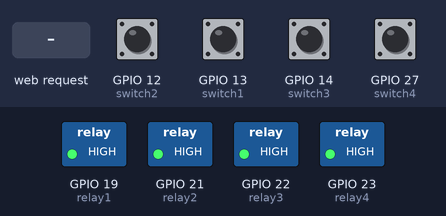
Recording of a sketch running on a simulated ESP32. On the bench: switched loads named in the sketch (green lamp = pin HIGH). The inputs (shaded band) are chosen by the test bench; at power-on: GPIO 12 (switch2), GPIO 13 (switch1), GPIO 14 (switch3), GPIO 27 (switch4) HIGH. WiFi joins after 1.5 s; servers stay silent unless stated; nothing arrives over Bluetooth unless stated; what the sketch prints to the serial monitor is not drawn.

Above: at 3.2 s.
3.3 s: GPIO 12 (switch2) pulled LOW for 0.15 s
At 3.42 s:
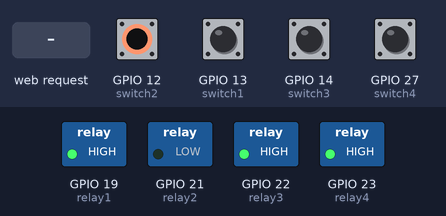
5.0 s: GPIO 13 (switch1) pulled LOW for 0.15 s
At 5.12 s:
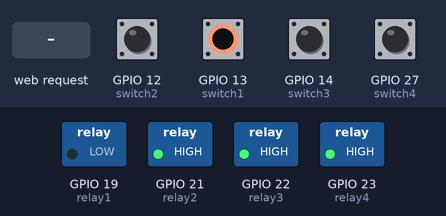
6.7 s: GPIO 14 (switch3) pulled LOW for 0.15 s
At 6.82 s:
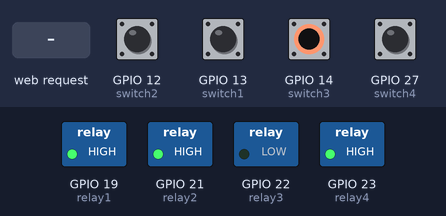
8.4 s: GPIO 27 (switch4) pulled LOW for 0.15 s
At 8.52 s:
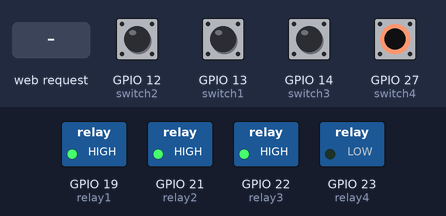
10.1 s: HTTP request GET /relay1/on received
At 10.6 s:
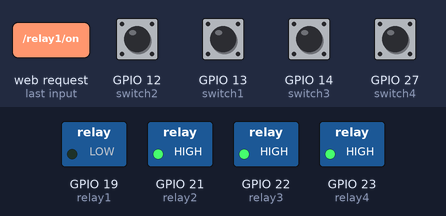
11.6 s: HTTP request GET /relay2/on received
At 13.0 s:
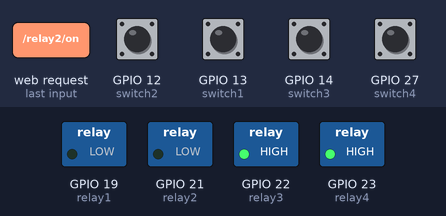
Timing chart, 0 to 14.1 s (numbered marks = the images above; inputs shaded):
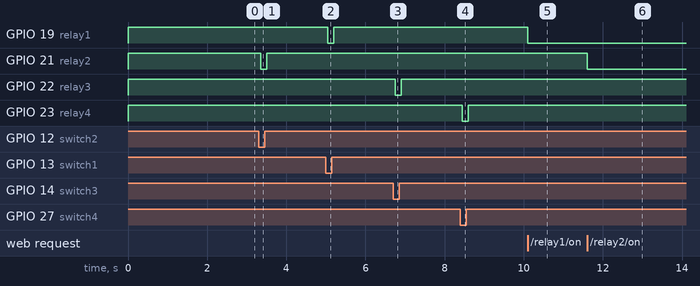

The sketch:

home.ino
```cpp
#include <WiFi.h>
#include <WebServer.h>
#include <BluetoothSerial.h>
#include <ESPmDNS.h>
#include <Bounce2.h>  // Bounce2 library

// Replace with your network credentials
const char* ssid = "Host";
const char* password = "12345678";

// Create WebServer object on port 80
WebServer server(80);

// Create Bluetooth Serial object
BluetoothSerial SerialBT;

// Relay pin definitions
const int relay1 = 19;
const int relay2 = 21;
const int relay3 = 22;
const int relay4 = 23;

// Manual switch pin definitions
const int switch1 = 13;
const int switch2 = 12;
const int switch3 = 14;
const int switch4 = 27;

// Relay states
bool relay1State = HIGH;
bool relay2State = HIGH;
bool relay3State = HIGH;
bool relay4State = HIGH;

// Create Bounce objects for debouncing
Bounce bounce1 = Bounce();
Bounce bounce2 = Bounce();
Bounce bounce3 = Bounce();
Bounce bounce4 = Bounce();

void setup() {
  // Initialize serial communication
  Serial.begin(115200);

  // Initialize Bluetooth Serial
  SerialBT.begin("ESP32_Smart_Switch");

  // Set relay pins as outputs
  pinMode(relay1, OUTPUT);
  pinMode(relay2, OUTPUT);
  pinMode(relay3, OUTPUT);
  pinMode(relay4, OUTPUT);

  // Set manual switch pins as inputs with pull-up resistors
  pinMode(switch1, INPUT_PULLUP);
  pinMode(switch2, INPUT_PULLUP);
  pinMode(switch3, INPUT_PULLUP);
  pinMode(switch4, INPUT_PULLUP);

  // Attach the switches to the Bounce objects
  bounce1.attach(switch1);
  bounce2.attach(switch2);
  bounce3.attach(switch3);
  bounce4.attach(switch4);

  // Set the debounce interval (in milliseconds)
  bounce1.interval(50); // Adjusted debounce interval
  bounce2.interval(50);
  bounce3.interval(50);
  bounce4.interval(50);

  // Initialize relays to off state (HIGH)
  digitalWrite(relay1, relay1State);
  digitalWrite(relay2, relay2State);
  digitalWrite(relay3, relay3State);
  digitalWrite(relay4, relay4State);

  // Connect to Wi-Fi
  WiFi.begin(ssid, password);
  while (WiFi.status() != WL_CONNECTED) {
    delay(1000);
    Serial.println("Connecting to WiFi...");
  }
  Serial.println("Connected to WiFi");
  Serial.print("IP Address: ");
  Serial.println(WiFi.localIP());

  // Setup mDNS
  if (!MDNS.begin("smart-m1")) { // Change "smart-m1" to your desired domain name
    Serial.println("Error setting up mDNS responder!");
  } else {
    Serial.println("mDNS responder started");
    Serial.print("Access the device at http://smart-m1.local");
  }

  // Define routes for web server
  server.on("/", handleRoot);
  server.on("/relay_states", handleRelayStates); // Route to get relay states
  server.on("/relay1/on", []() { setRelayState(1, LOW); });
  server.on("/relay1/off", []() { setRelayState(1, HIGH); });
  server.on("/relay2/on", []() { setRelayState(2, LOW); });
  server.on("/relay2/off", []() { setRelayState(2, HIGH); });
  server.on("/relay3/on", []() { setRelayState(3, LOW); });
  server.on("/relay3/off", []() { setRelayState(3, HIGH); });
  server.on("/relay4/on", []() { setRelayState(4, LOW); });
  server.on("/relay4/off", []() { setRelayState(4, HIGH); });

  // Start the server
  server.begin();
  Serial.println("Web server started");
}

void loop() {
  server.handleClient();

  // Update Bounce instances
  bounce1.update();
  bounce2.update();
  bounce3.update();
  bounce4.update();

  // Check manual switches and update relay states
  if (bounce1.fell()) {
    setRelayState(1, LOW);
  }
  if (bounce1.rose()) {
    setRelayState(1, HIGH);
  }
  if (bounce2.fell()) {
    setRelayState(2, LOW);
  }
  if (bounce2.rose()) {
    setRelayState(2, HIGH);
  }
  if (bounce3.fell()) {
    setRelayState(3, LOW);
  }
  if (bounce3.rose()) {
    setRelayState(3, HIGH);
  }
  if (bounce4.fell()) {
    setRelayState(4, LOW);
  }
  if (bounce4.rose()) {
    setRelayState(4, HIGH);
  }
}

// Helper function to set relay state and respond to web requests
void setRelayState(int relayNum, bool state) {
  bool* relayState;
  int relayPin;

  switch (relayNum) {
    case 1:
      relayState = &relay1State;
      relayPin = relay1;
      break;
    case 2:
      relayState = &relay2State;
      relayPin = relay2;
      break;
    case 3:
      relayState = &relay3State;
      relayPin = relay3;
      break;
    case 4:
      relayState = &relay4State;
      relayPin = relay4;
      break;
    default:
      return; // Invalid relay number
  }

  *relayState = state;
  digitalWrite(relayPin, *relayState);

  String response = String("Relay ") + relayNum + (state == LOW ? " ON" : " OFF");
  server.send(200, "text/plain", response);
}

void handleRoot() {
  String html = "<html><head>"
                "<style>"
                "body { font-family: Arial, sans-serif; background-color: #f0f0f0; text-align: center; }"
                "h1 { color: #333; }"
                "button { margin: 10px; padding: 15px 30px; font-size: 16px; border: none; border-radius: 5px; cursor: pointer; }"
                ".on { background-color: #4CAF50; color: white; transition: background-color 0.3s; }"
                ".off { background-color: #f44336; color: white; transition: background-color 0.3s; }"
                "button:hover { opacity: 0.8; }"
                "</style>"
                "<script>"
                "function toggleRelay(relay, state) {"
                "  var xhr = new XMLHttpRequest();"
                "  xhr.open('GET', '/' + relay + '/' + state, true);"
                "  xhr.send();"
                "  xhr.onload = function() {"
                "    if (xhr.status == 200) {"
                "      document.getElementById(relay).innerHTML = state == 'on' ? 'ON' : 'OFF';"
                "    }"
                "  }"
                "}"
                "function updateRelayStates() {"
                "  var xhr = new XMLHttpRequest();"
                "  xhr.open('GET', '/relay_states', true);"
                "  xhr.send();"
                "  xhr.onload = function() {"
                "    if (xhr.status == 200) {"
                "      var states = JSON.parse(xhr.responseText);"
                "      document.getElementById('relay1').innerHTML = states.relay1 ? 'ON' : 'OFF';"
                "      document.getElementById('relay2').innerHTML = states.relay2 ? 'ON' : 'OFF';"
                "      document.getElementById('relay3').innerHTML = states.relay3 ? 'ON' : 'OFF';"
                "      document.getElementById('relay4').innerHTML = states.relay4 ? 'ON' : 'OFF';"
                "    }"
                "  }"
                "}"
                "setInterval(updateRelayStates, 1000);" // Update every 1 second
                "</script>"
                "</head>"
                "<body onload='updateRelayStates()'>"
                "<h1>ESP32 Smart Switch</h1>"
                "<p>Relay 1: <span id='relay1'>" + String(relay1State == LOW ? "ON" : "OFF") + "</span></p>"
                "<button class='on' onclick=\"toggleRelay('relay1', 'on')\">Turn Relay 1 ON</button>"
                "<button class='off' onclick=\"toggleRelay('relay1', 'off')\">Turn Relay 1 OFF</button>"
                "<p>Relay 2: <span id='relay2'>" + String(relay2State == LOW ? "ON" : "OFF") + "</span></p>"
                "<button class='on' onclick=\"toggleRelay('relay2', 'on')\">Turn Relay 2 ON</button>"
                "<button class='off' onclick=\"toggleRelay('relay2', 'off')\">Turn Relay 2 OFF</button>"
                "<p>Relay 3: <span id='relay3'>" + String(relay3State == LOW ? "ON" : "OFF") + "</span></p>"
                "<button class='on' onclick=\"toggleRelay('relay3', 'on')\">Turn Relay 3 ON</button>"
                "<button class='off' onclick=\"toggleRelay('relay3', 'off')\">Turn Relay 3 OFF</button>"
                "<p>Relay 4: <span id='relay4'>" + String(relay4State == LOW ? "ON" : "OFF") + "</span></p>"
                "<button class='on' onclick=\"toggleRelay('relay4', 'on')\">Turn Relay 4 ON</button>"
                "<button class='off' onclick=\"toggleRelay('relay4', 'off')\">Turn Relay 4 OFF</button>"
                "</body></html>";
  server.send(200, "text/html", html);
}

void handleRelayStates() {
  String json = "{";
  json += "\"relay1\":" + String(relay1State == LOW ? "true" : "false") + ",";
  json += "\"relay2\":" + String(relay2State == LOW ? "true" : "false") + ",";
  json += "\"relay3\":" + String(relay3State == LOW ? "true" : "false") + ",";
  json += "\"relay4\":" + String(relay4State == LOW ? "true" : "false") + "}";
  server.send(200, "application/json", json);
}
```

Measured:
- after the input at 3.3 s, GPIO 21 (relay2): HIGH → LOW after 0.05 s, → HIGH 0.15 s later
- after the input at 5.0 s, GPIO 19 (relay1): HIGH → LOW after 0.05 s, → HIGH 0.15 s later
- after the input at 6.7 s, GPIO 22 (relay3): HIGH → LOW after 0.05 s, → HIGH 0.15 s later
- after the input at 8.4 s, GPIO 23 (relay4): HIGH → LOW after 0.05 s, → HIGH 0.15 s later
- after the input at 10.1 s, GPIO 19 (relay1): HIGH → LOW at once
- after the input at 11.6 s, GPIO 21 (relay2): HIGH → LOW at once
